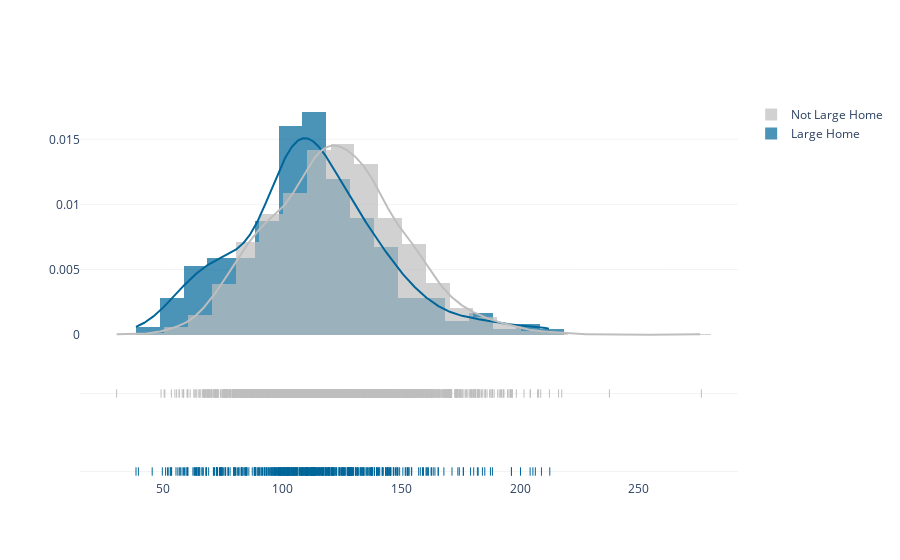

The code cell stored with this chart in its notebook:
### Code cell
import plotly.figure_factory as ff

large_ = large.loc[large['size']=='Large']['price_sqft']
small = large.loc[large['size']=='Not Large']['price_sqft']

hist_data = [large_, small]
group_labels = ['Large Home', 'Not Large Home']
colors = ['rgb(0, 102, 153)','rgb(190, 190, 190)'] #'rgb(240, 188, 84)',

fig = ff.create_distplot(hist_data, group_labels, bin_size=10, colors= colors)
fig.update_layout(title_text=' ',
                  plot_bgcolor='rgb(256, 256, 256)')
fig.update_xaxes(title_text = " ") 
fig.update_yaxes(showgrid=True, gridwidth=0.5, gridcolor='rgb(230, 230, 230)')

fig.show()

### Figure 1 — Plotly figure (JSON) as saved in the notebook; plotly's stock layout.template omitted (floating-point values rounded to 4 significant figures; data arrays with more than 128 entries replaced by an {"elided": "..."} marker saying what was removed)
{"data": [{"autobinx": false, "histnorm": "probability density", "legendgroup": "Large Home", "marker": {"color": "rgb(0, 102, 153)"}, "name": "Large Home", "opacity": 0.7, "type": "histogram", "x": {"elided": "492 float values"}, "xaxis": "x", "xbins": {"end": 212.5, "size": 10, "start": 38.51}, "yaxis": "y"}, {"autobinx": false, "histnorm": "probability density", "legendgroup": "Not Large Home", "marker": {"color": "rgb(190, 190, 190)"}, "name": "Not Large Home", "opacity": 0.7, "type": "histogram", "x": {"elided": "1963 float values"}, "xaxis": "x", "xbins": {"end": 276.3, "size": 10, "start": 30.37}, "yaxis": "y"}, {"legendgroup": "Large Home", "marker": {"color": "rgb(0, 102, 153)"}, "mode": "lines", "name": "Large Home", "showlegend": false, "type": "scatter", "x": {"elided": "500 float values"}, "xaxis": "x", "y": {"elided": "500 float values"}, "yaxis": "y"}, {"legendgroup": "Not Large Home", "marker": {"color": "rgb(190, 190, 190)"}, "mode": "lines", "name": "Not Large Home", "showlegend": false, "type": "scatter", "x": {"elided": "500 float values"}, "xaxis": "x", "y": {"elided": "500 float values"}, "yaxis": "y"}, {"legendgroup": "Large Home", "marker": {"color": "rgb(0, 102, 153)", "symbol": "line-ns-open"}, "mode": "markers", "name": "Large Home", "showlegend": false, "type": "scatter", "x": {"elided": "492 float values"}, "xaxis": "x", "y": {"elided": "492 str values"}, "yaxis": "y2"}, {"legendgroup": "Not Large Home", "marker": {"color": "rgb(190, 190, 190)", "symbol": "line-ns-open"}, "mode": "markers", "name": "Not Large Home", "showlegend": false, "type": "scatter", "x": {"elided": "1963 float values"}, "xaxis": "x", "y": {"elided": "1963 str values"}, "yaxis": "y2"}], "layout": {"barmode": "overlay", "hovermode": "closest", "legend": {"traceorder": "reversed"}, "plot_bgcolor": "rgb(256, 256, 256)", "title": {"text": " "}, "xaxis": {"anchor": "y2", "domain": [0, 1], "title": {"text": " "}, "zeroline": false}, "yaxis": {"anchor": "free", "domain": [0.35, 1], "gridcolor": "rgb(230, 230, 230)", "gridwidth": 0.5, "position": 0, "showgrid": true}, "yaxis2": {"anchor": "x", "domain": [0, 0.25], "dtick": 1, "gridcolor": "rgb(230, 230, 230)", "gridwidth": 0.5, "showgrid": true, "showticklabels": false}}}
